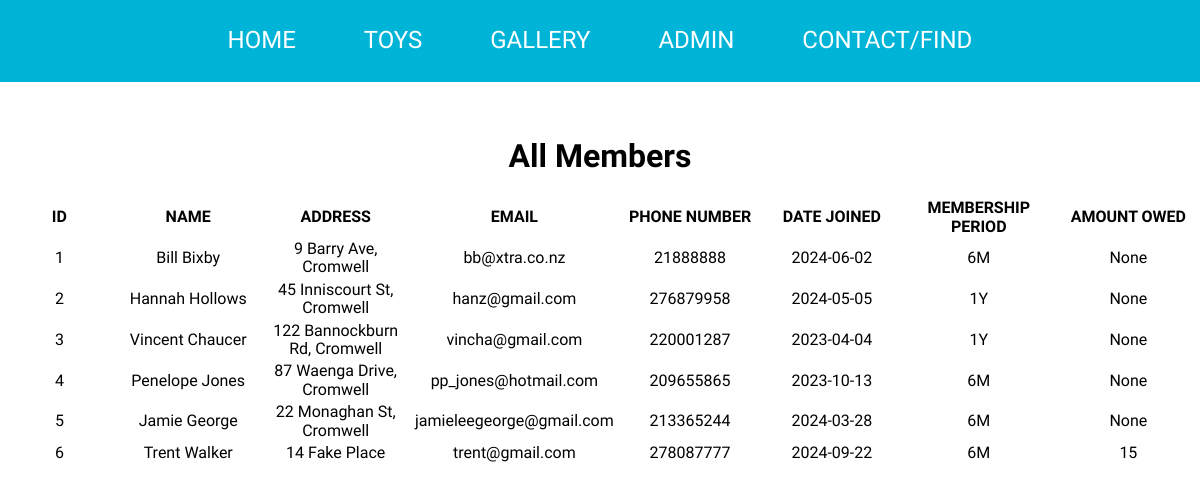
/members, run on the app's committed database.
### tables this page shows
CREATE TABLE [Members](
  [Member_ID] INTEGER PRIMARY KEY ASC AUTOINCREMENT NOT NULL UNIQUE, 
  [Name] TEXT NOT NULL, 
  [Address] TEXT(50), 
  [Email] TEXT, 
  [Phone Number] INT(12), 
  [Date Joined] DATE NOT NULL, 
  [Membership Period] TEXT NOT NULL, 
  [Amount Owed] INT);

### pythonApp/databaseApp.py (the view)
@app.route('/members')
def members():
    db = get_db()
    cursor = db.cursor()
    cursor.execute("SELECT * FROM Members")
    results = cursor.fetchall()
    return render_template('members.html',results=results)

### pythonApp/databaseApp.py (called while the page is built)
def get_db():
    db = sqlite3.connect(DATABASE)
    return db

### pythonApp/templates/members.html
{% extends 'base.html' %}
{% block content %}
<div class="table_styling">
    <h1>All Members</h1>
    <table style="text-align:center;">
        <tr>
            <th width="200">ID</th>
            <th width="200">NAME</th>
            <th width="200">ADDRESS</th>
            <th width="200">EMAIL</th>
            <th width="200">PHONE NUMBER</th>
            <th width="200">DATE JOINED</th>
            <th width="200">MEMBERSHIP PERIOD</th>
            <th width="200">AMOUNT OWED</th>
        </tr>
        {% for item in results%}
        <tr>
            <td>{{ item[0] }}</td>
            <td>{{ item[1] }}</td>
            <td>{{ item[2] }}</td>
            <td>{{ item[3] }}</td>
            <td>{{ item[4] }}</td>
            <td>{{ item[5] }}</td>
            <td>{{ item[6] }}</td>
            <td>{{ item[7] }}</td>
        </tr>
        {% endfor %}
    </table>
</div>
{% endblock %}

### pythonApp/static/css/pythonStyle.css (style rules this page uses)
html { height: 100%; width: 100%; line-height: 2; }
body { font-family: 'Cairo', sans-serif; }
.table_styling { margin-left: auto; margin-right: auto; max-width: fit-content; padding-top: 35px; }
h1 { text-align: center; }

### data on the page
Members: Member_ID "1", Name "Bill Bixby", Address "9 Barry Ave, Cromwell", Email "bb@xtra.co.nz", Phone Number "21888888", Date Joined "2024-06-02", Membership Period "6M", item "None"
Members: Member_ID "2", Name "Hannah Hollows", Address "45 Inniscourt St, Cromwell", Email "hanz@gmail.com", Phone Number "276879958", Date Joined "2024-05-05", Membership Period "1Y", item "None"
Members: Member_ID "3", Name "Vincent Chaucer", Address "122 Bannockburn Rd, Cromwell", Email "vincha@gmail.com", Phone Number "220001287", Date Joined "2023-04-04", Membership Period "1Y", item "None"
Members: Member_ID "4", Name "Penelope Jones", Address "87 Waenga Drive, Cromwell", Email "pp_jones@hotmail.com", Phone Number "209655865", Date Joined "2023-10-13", Membership Period "6M", item "None"
Members: Member_ID "5", Name "Jamie George", Address "22 Monaghan St, Cromwell", Email "jamieleegeorge@gmail.com", Phone Number "213365244", Date Joined "2024-03-28", Membership Period "6M", item "None"
Members: Member_ID "6", Name "Trent Walker", Address "14 Fake Place", Email "trent@gmail.com", Phone Number "278087777", Date Joined "2024-09-22", Membership Period "6M", Amount Owed "15"
